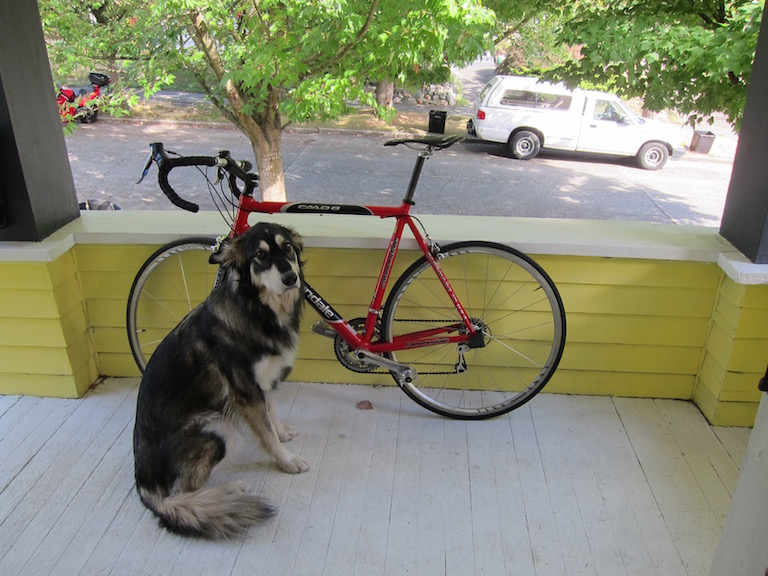
//> input picture img/classification/dog.jpg, 768 x 576 px
$ ./exercise_02b_compare ../../../img/classification/dog.jpg ../../../img/classification/Mammo001.png   (built with g++ and OpenCV 4)
//> lines starting //> are read from the running program, lines starting //| are printed output that depends on the picture
### basic_exercises/exercise7/a/exercise_02b_compare.hpp
//
// Created by Sergio Marin Sanchez on 23/2/24.
//

#ifndef IMAGE_PROCESSING_EXERCISE_02B_COMPARE_HPP
#define IMAGE_PROCESSING_EXERCISE_02B_COMPARE_HPP

#define EQUAL_FILES '1'
#define DIFFERENT_FILES '0'

// Writes a file with a character '1' if the files or '0' if not
int writeOutputFile(bool equal);

#endif //IMAGE_PROCESSING_EXERCISE_02B_COMPARE_HPP

### basic_exercises/exercise2/b/exercise_02b_compare.cpp
//
// Created by Sergio Marin Sanchez on 23/2/24.
//

#include "exercise_02b_compare.hpp"

#include "opencv2/imgproc.hpp"
#include "opencv2/highgui.hpp"

#include <iostream>
#include <algorithm>
#include <unistd.h>
#include <stdlib.h>
#include <stdio.h>
#include <fcntl.h>

int writeOutputFile(bool equal)
{
    char *fileName = strdup("exercise_02b_output_01.txt");
    char *output = (char*) malloc(2 * sizeof(char));
    snprintf(output, 2 * sizeof(char), "%c", equal ? EQUAL_FILES : DIFFERENT_FILES);

    int fd;
    if ((fd = open(fileName, O_CREAT | O_WRONLY | O_TRUNC, S_IRWXU | S_IRGRP | S_IWGRP)) == -1)
    {
        perror("Error writing the output file");
        free(output);
        return EXIT_FAILURE;
    }
    if (write(fd, output, strlen(output)) == -1)
    {
        perror("Error writing the output file");
        close(fd);
        free(output);
        return EXIT_FAILURE;
    }

    close(fd);
    free(output);
    return EXIT_SUCCESS;
}

int main(int argc, char *argv[])
{
    if (argc < 3)
    {
        std::cout << "Error: number of arguments: " << argv[0] << " <input image 1> <input image 2>" << std::endl;
        return EXIT_FAILURE;
    }

    // Read the input images
    cv::Mat image1 = cv::imread(argv[1], cv::IMREAD_GRAYSCALE);
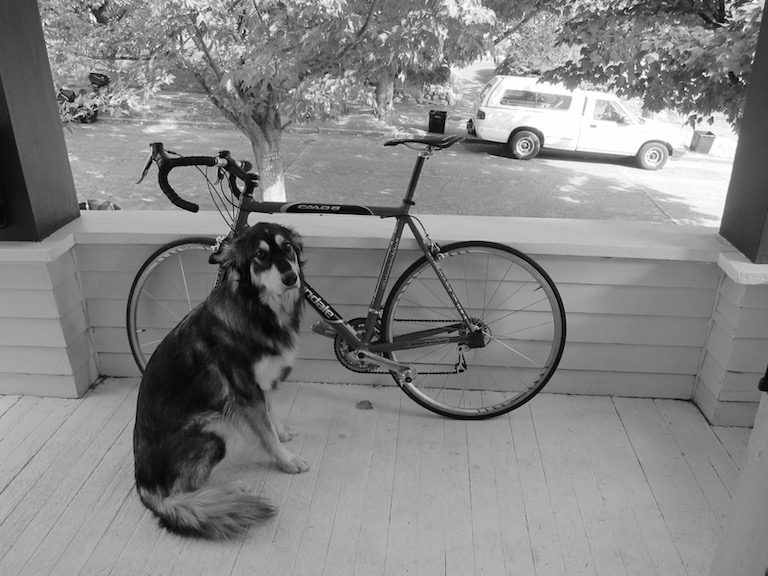
//> image1: 576 rows x 768 cols, CV_8UC1; min 0, max 255, mean 132.8
    cv::Mat image2 = cv::imread(argv[2], cv::IMREAD_GRAYSCALE);
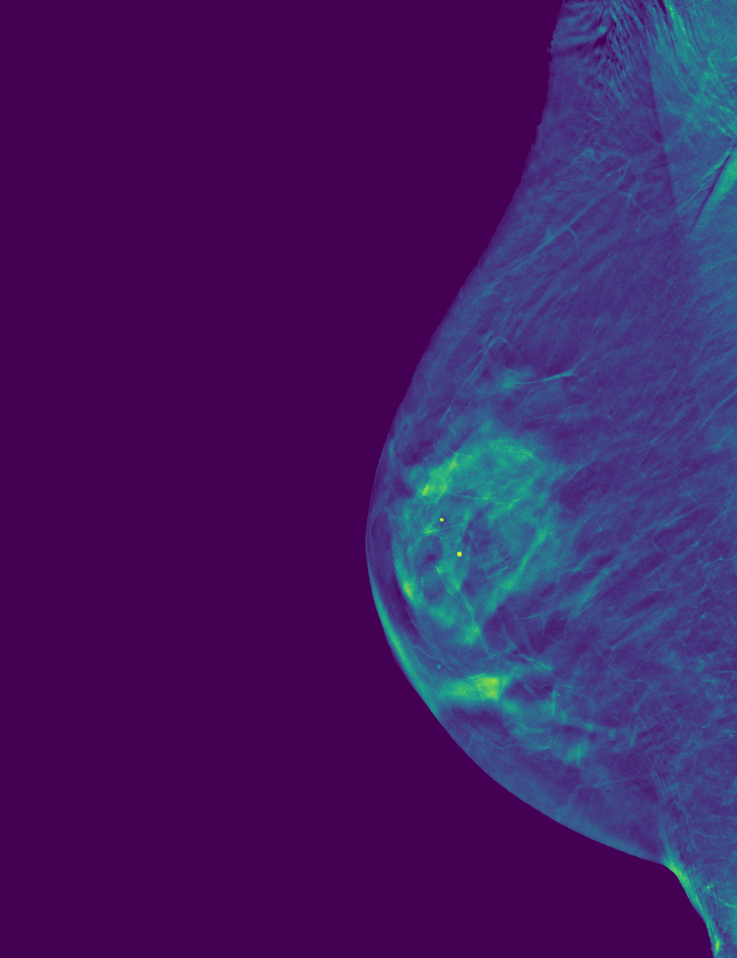
//> input picture img/classification/Mammo001.png, 737 x 958 px, shrunk from 1890 x 2457 before the run
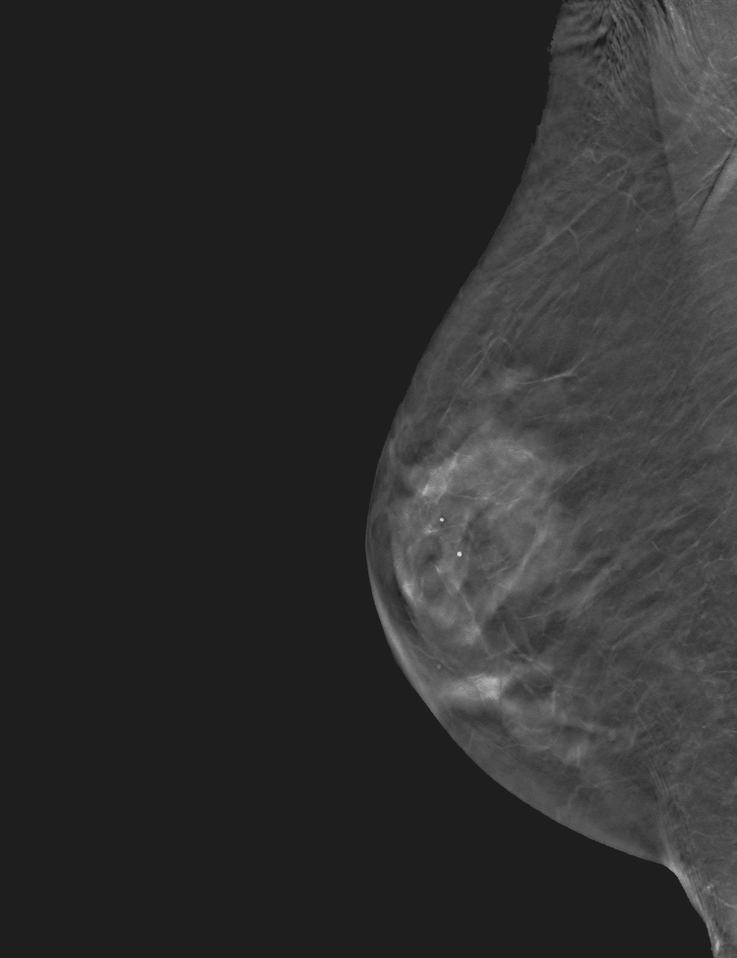
//> image2: 958 rows x 737 cols, CV_8UC1; min 28, max 218, mean 46.2

    // If the images shapes do not match, the images can not be equals
    if ((image1.rows != image2.rows) || (image1.cols != image2.cols))
    {
        return writeOutputFile(false);
//> (the program exits here)
